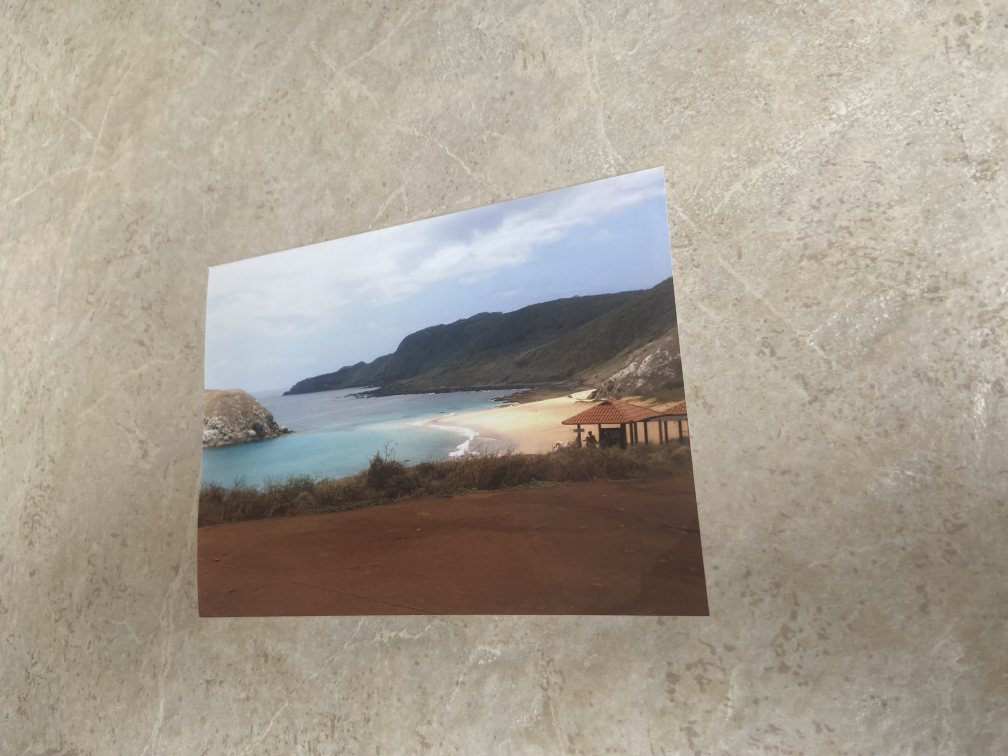
#> input picture foto1_cap1.jpg, 4032 x 3024 px (shown at 1/4 size)
$ python inputter.py
#> lines starting #> are read from the running program, lines starting #| are printed output that depends on the picture
#> further down, src is the input picture: shape (3024, 4032, 3); mean B, G, R 145.2, 157.9, 166.1
import cv2
import sys
import numpy as np
from main import warp, calculatePSNR
from math import floor

def update_input():
    global src
    global src_points
    global scale

    w, h, _ = src.shape
#> w = 3024; h = 4032
    scale = min(600/h, 600/w)
#> scale = 0.149

    src_copy = src.copy()
    for point in src_points:
        cv2.circle(src_copy, point, 10, (0, 0, 255), 20)

    size = (floor(h*scale), floor(w*scale))
#> size = (600, 450)
    cv2.imshow("input", cv2.resize(src_copy, size))
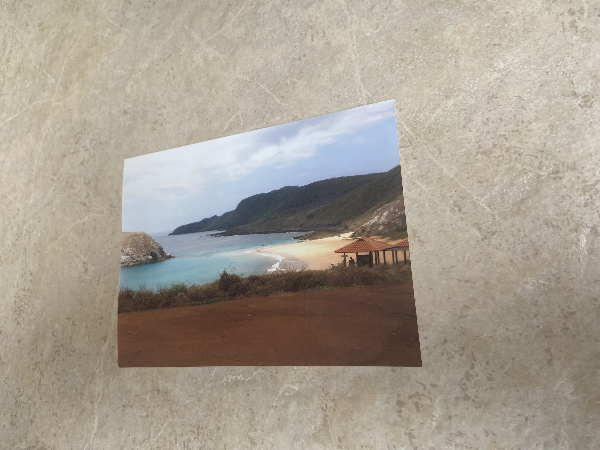
#> window 'input': shape (450, 600, 3); mean B, G, R 145.1, 157.8, 166

    if len(src_points) < 4:
        cantos = [
            "superior esquerdo",
            "superior direito",
            "inferior esquerdo",
            "inferior direito",
        ]
        print(f"Clique no canto {cantos[len(src_points)]}")

# [54 lines left out: functions onclick, show_result, not called in this run]

FILENAME = "foto1_cap1.jpg" if len(sys.argv) < 2 else sys.argv[1]

if "foto1" in FILENAME:
    ORIGINAL = "./foto1_gt.jpg"
elif "foto2" in FILENAME:
    ORIGINAL = "./foto2_gt.jpg"

src = cv2.imread(FILENAME)
src_points = []
scale = 1

update_input()
cv2.setMouseCallback("input", onclick)

while True:
    k = cv2.waitKey() & 0xFF
#> (key Esc is pressed here)
    if k == 27:
        cv2.destroyAllWindows()
        break

$ run again, with foto1_cap2.jpg copied over foto1_cap1.jpg
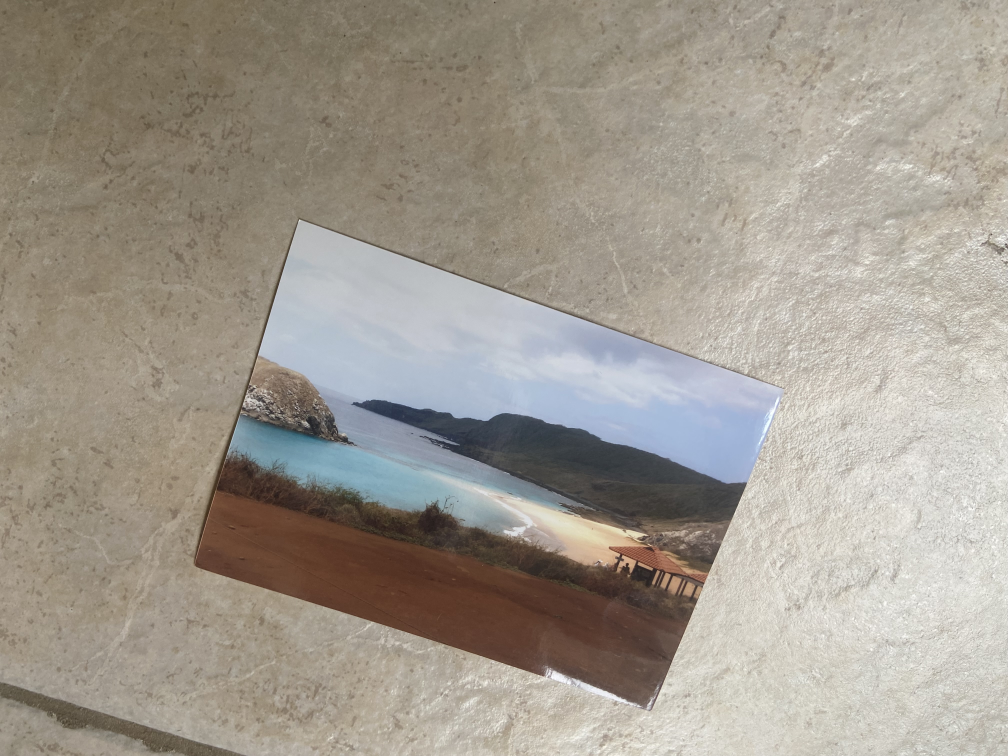
#> input picture foto1_cap2.jpg, 4032 x 3024 px (shown at 1/4 size)
#> src is the input picture: shape (3024, 4032, 3); mean B, G, R 143.1, 153.5, 160.4
#> in update_input, `cv2.imshow("input", cv2.resize(src_copy, size))`:
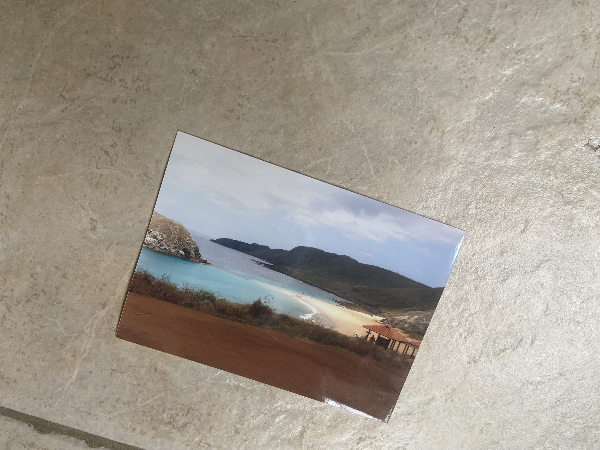
#> window 'input': shape (450, 600, 3); mean B, G, R 143, 153.4, 160.3

$ run again, with foto2_cap1.jpg copied over foto1_cap1.jpg
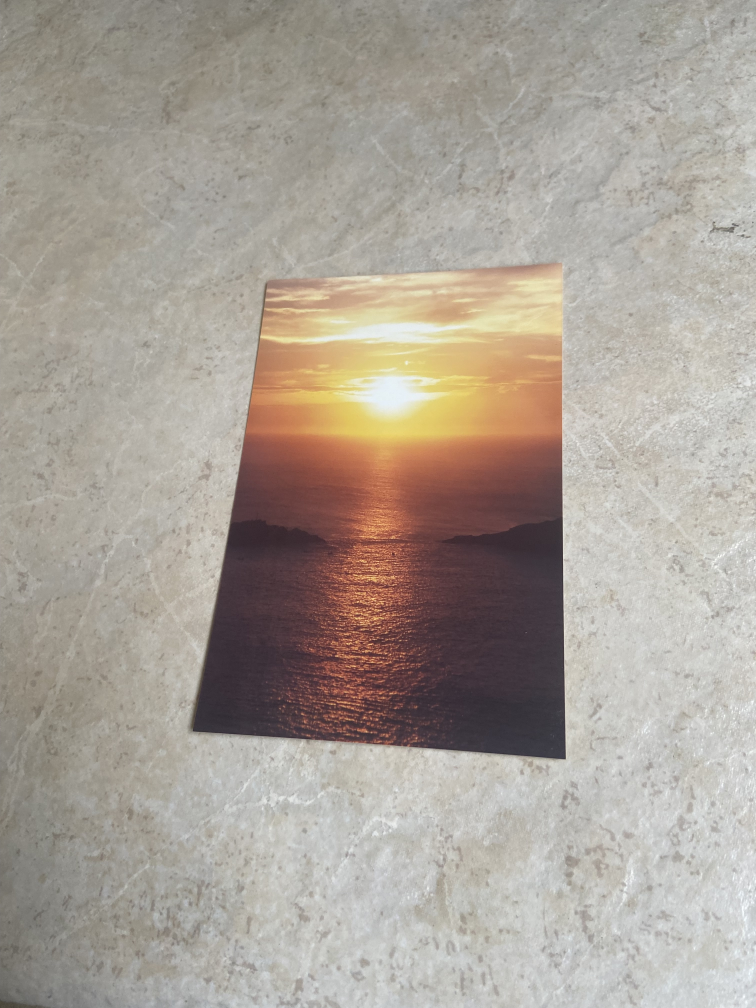
#> input picture foto2_cap1.jpg, 3024 x 4032 px (shown at 1/4 size)
#> src is the input picture: shape (4032, 3024, 3); mean B, G, R 151.2, 160.5, 169
#> in update_input, `cv2.imshow("input", cv2.resize(src_copy, size))`:
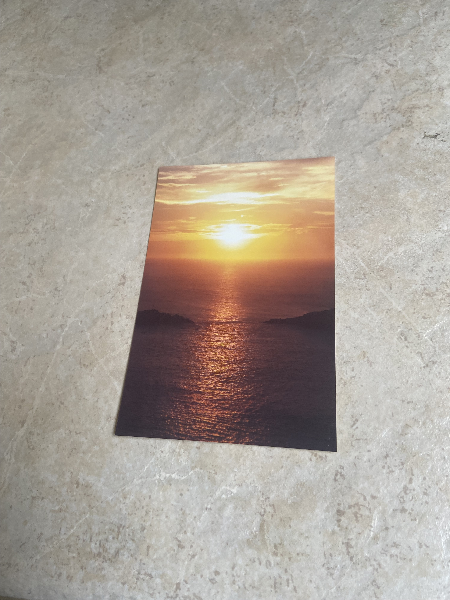
#> window 'input': shape (600, 450, 3); mean B, G, R 151.1, 160.4, 168.9

$ run again, with foto2_cap2.jpg copied over foto1_cap1.jpg
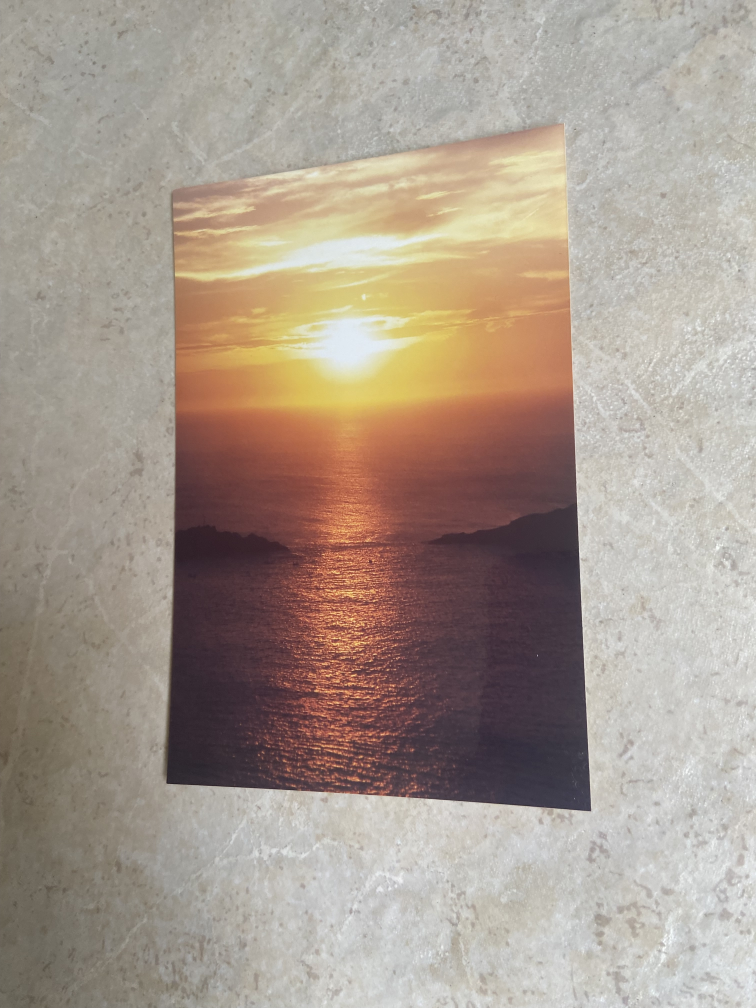
#> input picture foto2_cap2.jpg, 3024 x 4032 px (shown at 1/4 size)
#> src is the input picture: shape (4032, 3024, 3); mean B, G, R 142.3, 153.8, 167.1
#> in update_input, `cv2.imshow("input", cv2.resize(src_copy, size))`:
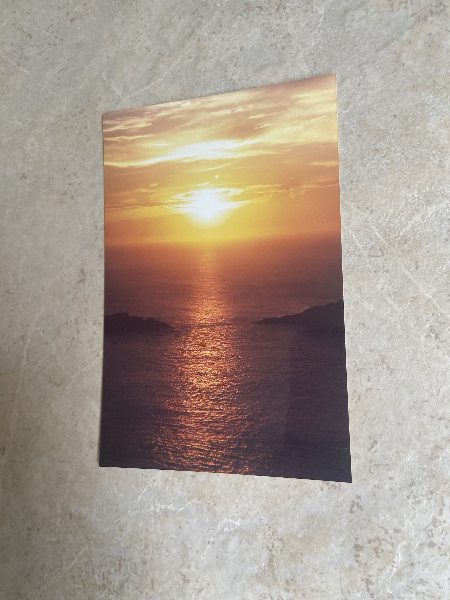
#> window 'input': shape (600, 450, 3); mean B, G, R 142.2, 153.6, 167
